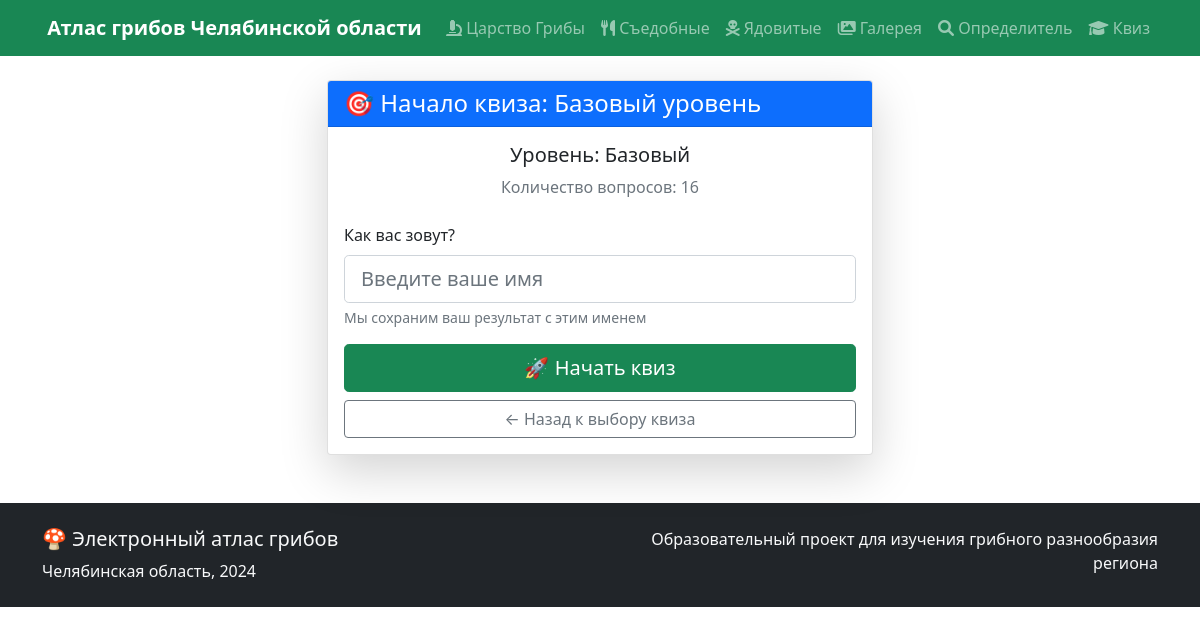
The page /quiz/1/start/ on the database as committed earlier.
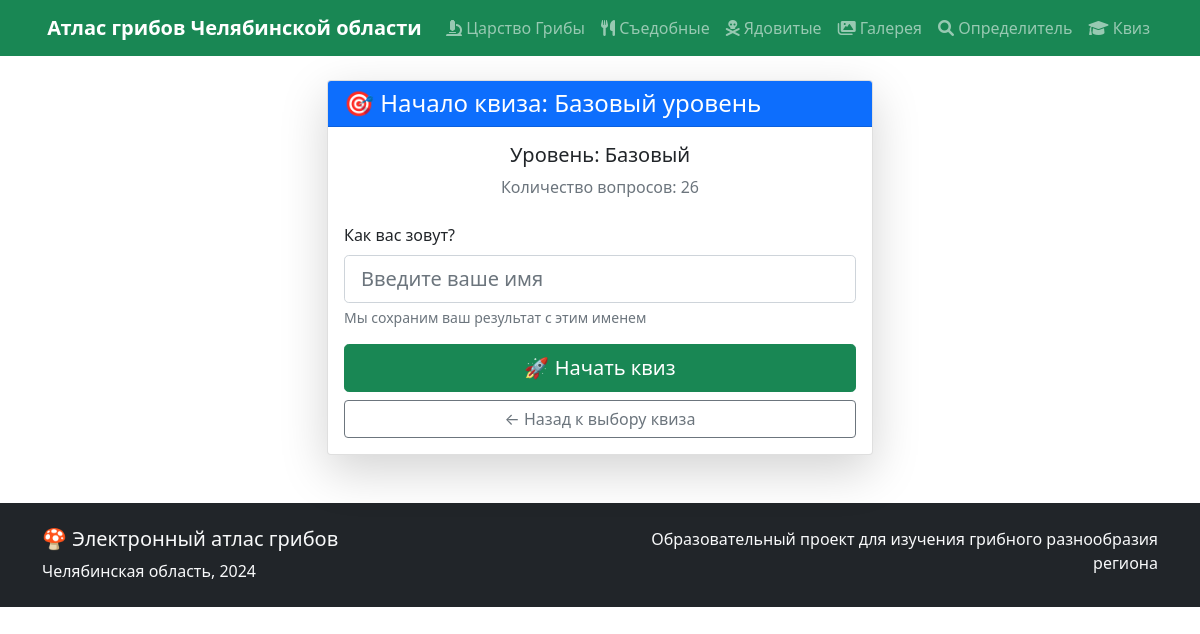
The same page on the database as committed later.
### mushrooms/models.py (models this page shows, shortened)
class Quiz(models.Model):
    LEVEL_CHOICES = [
        ('basic', 'Базовый'),
        ('advanced', 'Продвинутый'),
        ('expert', 'Эксперт'),
    ]
    name = models.CharField(max_length=100, verbose_name="Название квиза")
    level = models.CharField(max_length=20, choices=LEVEL_CHOICES, verbose_name="Уровень сложности")
    description = models.TextField(verbose_name="Описание")
    questions_count = models.PositiveIntegerField(default=20, verbose_name="Количество вопросов")
    class Meta:
        verbose_name = "Квиз"
        verbose_name_plural = "Квизы"

### mushrooms/views.py (the view, shortened to what this page needs)
# urls.py: path('quiz/<int:quiz_id>/start/', views.quiz_start, name='quiz_start'),
def quiz_start(request, quiz_id):
    quiz = get_object_or_404(Quiz, id=quiz_id)
    return render(request, 'quiz/quiz_start.html', {'quiz': quiz})

### templates/quiz/quiz_start.html (shortened to what this page needs)
{% extends 'base.html' %}
{% block content %}
<div class="row justify-content-center">
    <div class="col-md-6">
        <div class="card shadow-lg">
            <div class="card-header bg-primary text-white">
                <h4 class="mb-0">🎯 Начало квиза: {{ quiz.name }}</h4>
            </div>
            <div class="card-body">
                <div class="text-center mb-4">
                    <h5>Уровень: {{ quiz.get_level_display }}</h5>
                    <p class="text-muted">Количество вопросов: {{ quiz.questions_count }}</p>
                </div>
                <form method="post">
                    <div class="mb-3">
                        <label for="user_name" class="form-label">Как вас зовут?</label>
                        <input type="text" class="form-control form-control-lg"
                               id="user_name" name="user_name"
                               placeholder="Введите ваше имя" required
                               value="{{ request.POST.user_name }}">
                        <div class="form-text">Мы сохраним ваш результат с этим именем</div>
                    </div>
                    <div class="d-grid gap-2">
                        <button type="submit" class="btn btn-success btn-lg">
                            🚀 Начать квиз
                        </button>
                        <a href="{% url 'quiz_home' %}" class="btn btn-outline-secondary">
                            ← Назад к выбору квиза
                        </a>
                    </div>
                </form>
            </div>
        </div>
    </div>
</div>
{% endblock %}

Rows that differ between the two databases and show on the page:
changed Quiz "Базовый уровень": questions_count "16" → "26"
